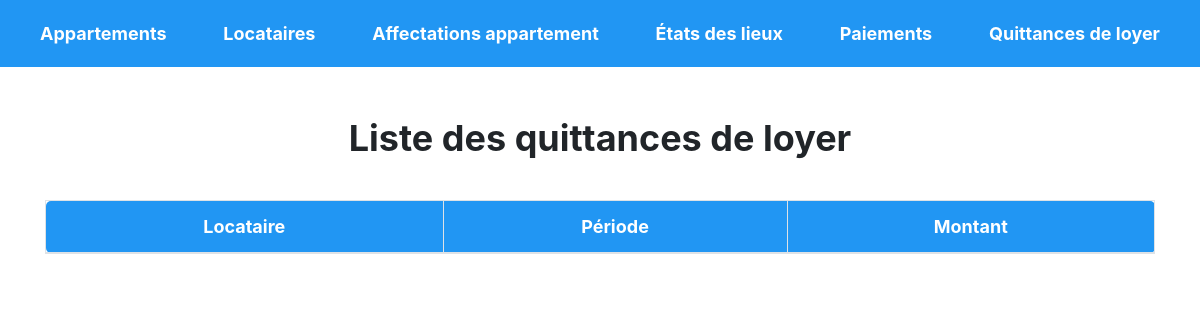
The app's page /index/quittance_loyer_list, older data.
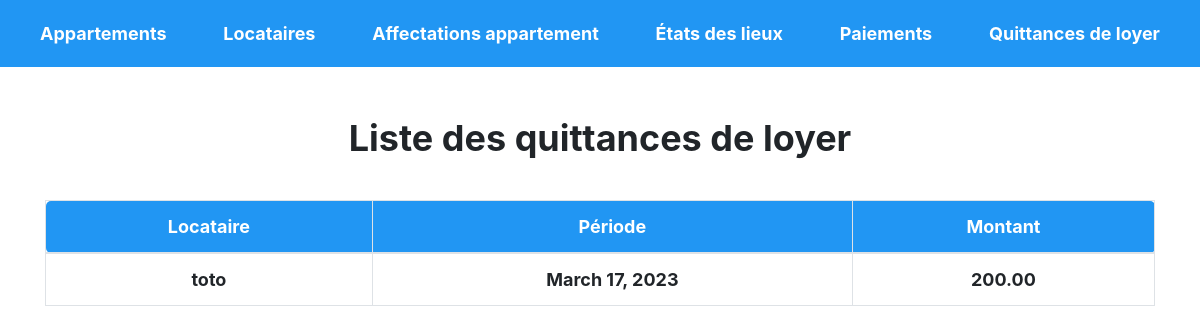
The same page, newer data.
### gestion_locataire/models.py (models this page shows)
class QuittanceLoyer(models.Model):
    locataire = models.ForeignKey(Locataire, on_delete=models.CASCADE)
    periode = models.DateField()
    montant = models.DecimalField(max_digits=10, decimal_places=2)

class Locataire(models.Model):
    nom = models.CharField(max_length=100)
    adresse = models.CharField(max_length=200)
    numero_telephone = models.CharField(max_length=20)
    adresse_email = models.EmailField()
    def __str__(self):
        return self.nom

### gestion_locataire/views.py (the view)
# urls.py: path('quittance_loyer_list', views.quittance_loyer_list, name='quittance_loyer_list'),
def quittance_loyer_list(request):
    quittance_loyers = QuittanceLoyer.objects.all()
    return render(request, 'gestion_locataire/quittance_loyer_list.html', {'quittance_loyers': quittance_loyers})

### gestion_locataire/templates/gestion_locataire/quittance_loyer_list.html (shortened to what this page needs)
<!DOCTYPE html>
<html>
  <head>
    <link rel="stylesheet" href="https://maxcdn.bootstrapcdn.com/bootstrap/4.0.0/css/bootstrap.min.css">
  </head>
  <body>
    <div class="navbar">
      <a href="{% url 'appartement_list' %}">Appartements</a>
      <a href="{% url 'locataire_list' %}">Locataires</a>
      <a href="{% url 'affectation_appartement_list' %}">Affectations appartement</a>
      <a href="{% url 'etat_des_lieux_list' %}">États des lieux</a>
      <a href="{% url 'paiement_list' %}">Paiements</a>
      <a href="{% url 'quittance_loyer_list' %}">Quittances de loyer</a>
    </div>
    <div class="container">
        <h1 class="text-center">Liste des quittances de loyer</h1>
        <table class="table table-bordered">
          <thead>
            <tr>
              <th>Locataire</th>
              <th>Période</th>
              <th>Montant</th>
            </tr>
          </thead>
          <tbody>
            {% for quittance_loyer in quittance_loyers %}
            <tr>
              <td>{{ quittance_loyer.locataire }}</td>
              <td>{{ quittance_loyer.periode }}</td>
              <td>{{ quittance_loyer.montant }}</td>
            </tr>
            {% endfor %}
          </tbody>
        </table>
      </div>
  </body>
</html>

Row changes from the older to the newer data that the page shows:
added QuittanceLoyer: locataire "toto", periode "March 17, 2023", montant "200.00"
